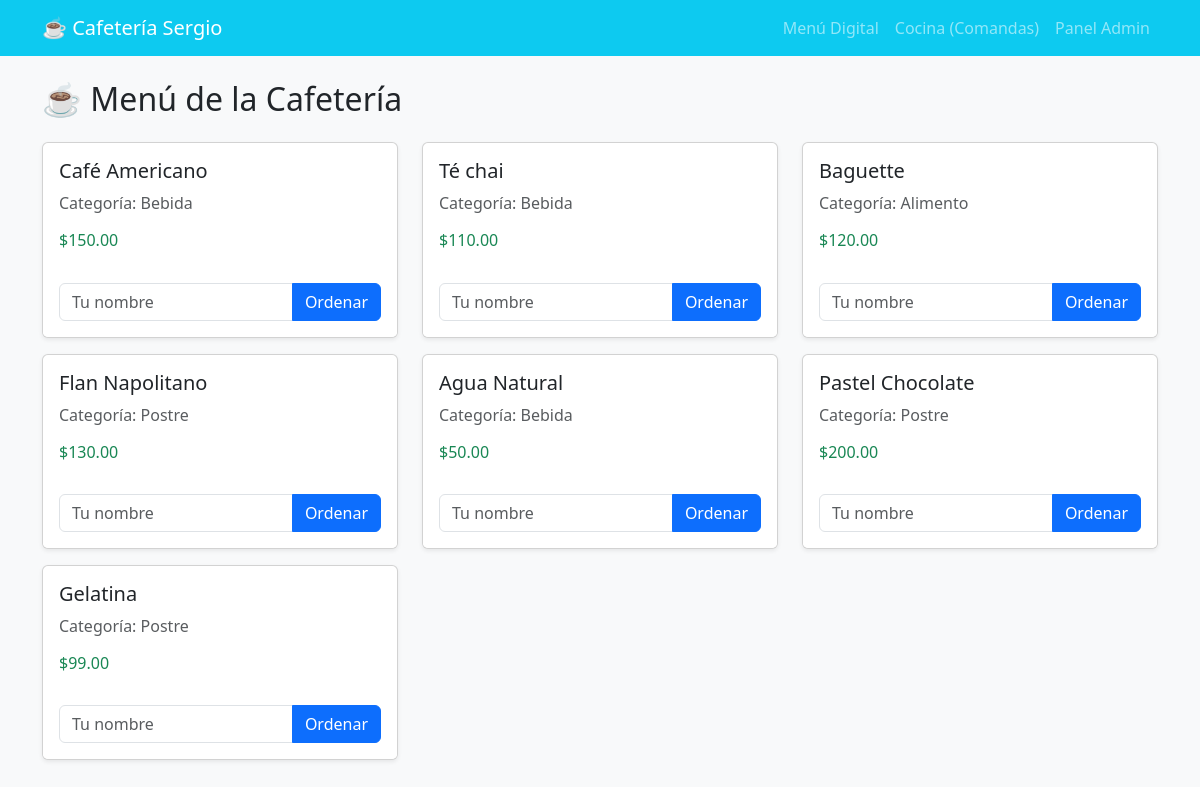
The page / on the database its author committed.
### pedidos/models.py (models this page shows, shortened)
class Producto(models.Model):
    CATEGORIAS = [
        ('BEBIDA', 'Bebida'),
        ('ALIMENTO', 'Alimento'),
        ('POSTRE', 'Postre'),
    ]
    nombre = models.CharField(max_length=100)
    precio = models.DecimalField(max_digits=6, decimal_places=2)
    categoria = models.CharField(max_length=10, choices=CATEGORIAS)
    disponible = models.BooleanField(default=True)

### pedidos/views.py (the view)
# urls.py: path('', views.menu_view, name='menu'),
def menu_view(request):
    productos = ProductoDAO.obtener_disponibles()
    return render(request, 'mainvista/menu.html', {'productos': productos})

### pedidos/dao/cafedao.py (called while the page is built)
    @staticmethod
    def obtener_disponibles() -> List[Producto]:
        return Producto.objects.filter(disponible=True)

### pedidos/templates/mainvista/menu.html (shortened to what this page needs)
{% extends 'mainvista/base.html' %}
{% block content %}
<h2 class="mb-4">☕ Menú de la Cafetería</h2>
<div class="row">
    {% for producto in productos %}
    <div class="col-md-4 mb-3">
        <div class="card h-100 shadow-sm">
            <div class="card-body">
                <h5 class="card-title">{{ producto.nombre }}</h5>
                <p class="card-text text-muted">Categoría: {{ producto.get_categoria_display }}</p>
                <h6 class="text-success">${{ producto.precio }}</h6>
            </div>
            <div class="card-footer bg-white border-top-0">
                <form action="{% url 'crear_pedido' %}" method="POST">
                    <div class="input-group mb-2">
                        <input type="text" name="cliente_nombre" class="form-control" placeholder="Tu nombre" required>
                        <button type="submit" class="btn btn-primary">Ordenar</button>
                    </div>
                </form>
            </div>
        </div>
    </div>
    {% empty %}
    <p>No hay productos registrados en el menú.</p>
    {% endfor %}
</div>
{% endblock %}

### pedidos/templates/mainvista/base.html (shortened to what this page needs)
<!DOCTYPE html>
<html lang="es">
<head>
    <link href="https://cdn.jsdelivr.net/npm/bootstrap@5.3.0/dist/css/bootstrap.min.css" rel="stylesheet">
</head>
<body class="bg-light">
    <nav class="navbar navbar-expand-lg navbar-dark bg-info">
        <div class="container">
            <a class="navbar-brand" href="{% url 'menu' %}">☕ Cafetería Sergio </a>
            <div class="navbar-nav">
                <a class="nav-link" href="{% url 'menu' %}">Menú Digital</a>
                <a class="nav-link" href="{% url 'cocina' %}">Cocina (Comandas)</a>
                <a class="nav-link" href="/admin/" target="_blank">Panel Admin</a>
            </div>
        </div>
    </nav>
    <div class="container my-4">
        {% block content %}{% endblock %}
    </div>
</body>
</html>

### rows shown on the page
Producto: nombre "Café Americano", categoria "Bebida", precio "150.00"
Producto: nombre "Té chai", categoria "Bebida", precio "110.00"
Producto: nombre "Baguette", categoria "Alimento", precio "120.00"
Producto: nombre "Flan Napolitano", categoria "Postre", precio "130.00"
Producto: nombre "Agua Natural", categoria "Bebida", precio "50.00"
Producto: nombre "Pastel Chocolate", categoria "Postre", precio "200.00"
Producto: nombre "Gelatina", categoria "Postre", precio "99.00"
